Frame 1 (no input): blank canvas, image omitted
Frame 60 (the mouse pressed at the canvas centre just before this capture): blank canvas, image omitted
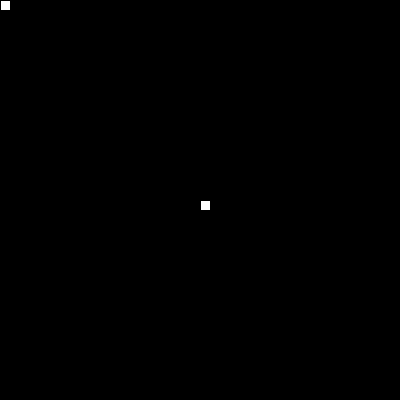
Frame 120 (the mouse held since frame 60 and released just before this capture)

The Processing sketch whose frames 1 and 60 were blank and that drew this single picture after the mouse press (run headless with seeded random() and noise(); from frame 60 on, the mouse is pressed at the canvas centre):

// Processing sketch: white_box
// ── white_box.pde
void setup (){
  
  size(400,400);
  background(0);
  
}

void draw(){
  
  fill(255);
  rect(mouseX,mouseY,10,10);
  
  
  
  
}
